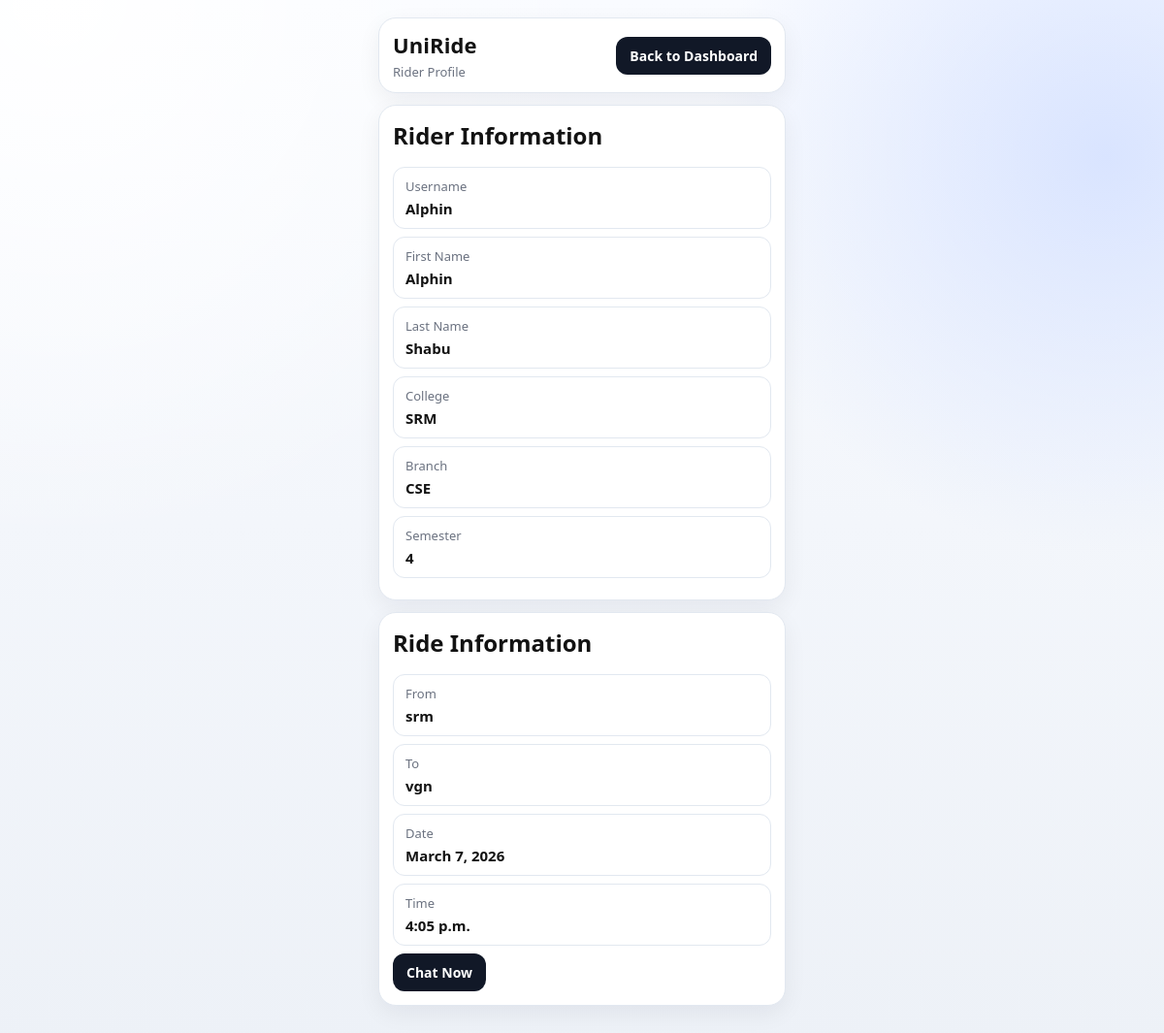
Screenshot of /riders_profile/1/ (signed in) with the database file from the repository.
### home/models.py (models this page shows, shortened)
class Account(models.Model):
    user = models.OneToOneField(User, on_delete=models.CASCADE)
    college_name = models.CharField(max_length=150)
    branch_name = models.CharField(max_length=100)
    student_id = models.CharField(max_length=50)
    year = models.IntegerField(null=True)
    sem = models.IntegerField(null=True)
    phone_number = models.IntegerField(null=True)
    personal_address = models.CharField(max_length=255)
    class Meta:
        db_table = "home_account"

class PublishRide(models.Model):
    rider_account = models.ForeignKey(Account, on_delete=models.CASCADE, null=True)
    date = models.DateField(auto_now=False)
    time = models.TimeField(auto_now=False)
    to_where = models.CharField(max_length=150)
    from_where = models.CharField(max_length=150)
    class Meta:
        db_table = "home_publish_ride"

### home/views.py (the view)
# urls.py: path('riders_profile/<int:ride_id>/', rider_profile, name='rider_profile')
@login_required
def rider_profile(request, ride_id):
    ride = get_object_or_404(PublishRide, id=ride_id)
    rider_account = ride.rider_account
    back_query = request.GET.urlencode()
    return render(request, 'rider_profile.html', {
        'ride': ride,
        'rider': rider_account,
        'back_query':back_query
    })

### home/templates/rider_profile.html (shortened to what this page needs)
{% load static %}
<!DOCTYPE html>
<html lang="en">
<head>
    <link rel="stylesheet" href="{% static 'home/style.css' %}">
</head>
<body>
    <div class="topbar">
        <div>
            <div class="brand">UniRide</div>
            <div class="welcome">Rider Profile</div>
        </div>
        <a href="{% url 'show_rides' %}?{{ back_query }}" class="btn-link">Back to Dashboard</a>
    </div>
    <div class="profile-section">
        <h2>Rider Information</h2>
        <div class="profile-row"><div class="profile-key">Username</div><div class="profile-value">{{ rider.user.username }}</div></div>
        <div class="profile-row"><div class="profile-key">First Name</div><div class="profile-value">{{ rider.user.first_name }}</div></div>
        <div class="profile-row"><div class="profile-key">Last Name</div><div class="profile-value">{{ rider.user.last_name }}</div></div>
        <div class="profile-row"><div class="profile-key">College</div><div class="profile-value">{{ rider.college_name }}</div></div>
        <div class="profile-row"><div class="profile-key">Branch</div><div class="profile-value">{{ rider.branch_name }}</div></div>
        <div class="profile-row"><div class="profile-key">Semester</div><div class="profile-value">{{ rider.sem }}</div></div>
    </div>
    <div class="profile-section">
        <h2>Ride Information</h2>
        <div class="profile-row"><div class="profile-key">From</div><div class="profile-value">{{ ride.from_where }}</div></div>
        <div class="profile-row"><div class="profile-key">To</div><div class="profile-value">{{ ride.to_where }}</div></div>
        <div class="profile-row"><div class="profile-key">Date</div><div class="profile-value">{{ ride.date }}</div></div>
        <div class="profile-row"><div class="profile-key">Time</div><div class="profile-value">{{ ride.time }}</div></div>
        <a href="#" class="btn-link">Chat Now</a>
    </div>
</body>
</html>

### home/static/home/style.css (style rules this page uses)
:root { --bg: #edf1f7; --surface: #ffffff; --text: #121212; --muted: #6b7280; --line: #e2e8f0; --brand: #111827; --accent: #ffd24c; --phone-width: 420px; }
* { box-sizing: border-box; }
body { margin: 0; min-height: 100vh; padding: 18px 12px 30px; font-family: "Segoe UI", Tahoma, sans-serif; background: radial-gradient(circle at 5% 0%, #ffffff 0%, transparent 36%), radial-gradient(circle at 95% 15%, #d9e4ff 0%, transparent 28%), linear-gradient(180deg, #f9fbff 0%, var(--bg) 100%); color: var(--text); display: flex; flex-direction: column; align-items: center; }
h1, h2, h3 { margin: 0 0 12px; }
h1, h2 { margin: 0 0 16px; }
.topbar { width: min(var(--phone-width), 100%); margin: 0 0 12px; background: var(--surface); border: 1px solid var(--line); border-radius: 18px; padding: 12px 14px; display: flex; justify-content: space-between; align-items: center; gap: 12px; box-shadow: 0 8px 24px rgba(16, 24, 40, 0.06); }
.brand { font-size: 22px; font-weight: 800; letter-spacing: 0.1px; }
.welcome { color: var(--muted); font-size: 13px; margin-top: 4px; }
.profile-section { width: min(var(--phone-width), 100%); margin: 0 0 12px; background: var(--surface); border: 1px solid var(--line); border-radius: 18px; padding: 14px; box-shadow: 0 8px 24px rgba(16, 24, 40, 0.06); }
.profile-row { border: 1px solid var(--line); border-radius: 12px; background: #fff; padding: 10px 12px; margin-bottom: 8px; }
.profile-key { color: var(--muted); font-size: 13px; margin-bottom: 4px; }
.profile-value { font-size: 15px; font-weight: 600; }
.btn-link { display: inline-block; border: 0; border-radius: 12px; padding: 10px 14px; font-size: 14px; font-weight: 600; cursor: pointer; background: var(--brand); color: #fff; text-decoration: none; }
a { color: #111827; text-decoration: none; }

### rows the page displays
Account: user.username "Alphin", user.first_name "Alphin", user.last_name "Shabu", college_name "SRM", branch_name "CSE", sem "4"
PublishRide: from_where "srm", to_where "vgn", date "March 7, 2026", time "4:05 p.m."
